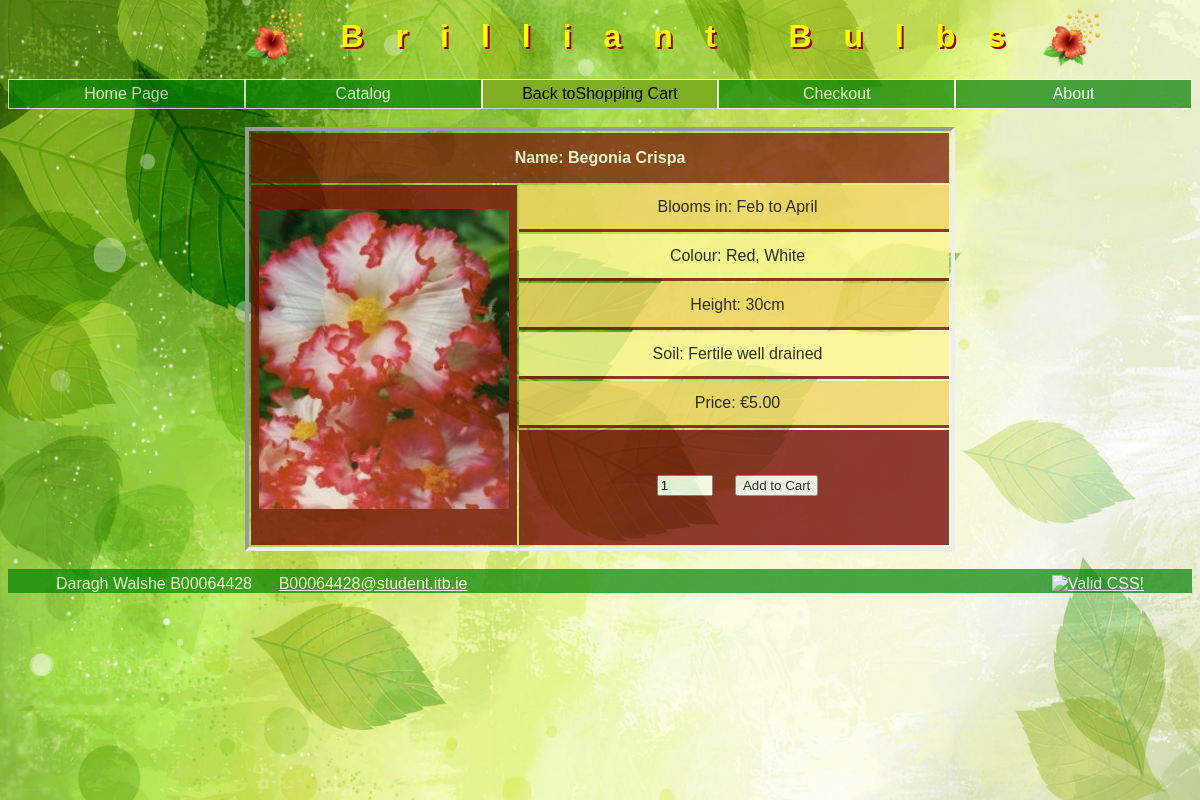
The app's page /detailProduct.php?product_id=b002 with its own data.
### tables this page shows
CREATE TABLE IF NOT EXISTS `products` (
  `product_id` varchar(10) NOT NULL,
  `name` varchar(50) NOT NULL,
  `colour` varchar(30) DEFAULT NULL,
  `blooming` varchar(30) DEFAULT NULL,
  `height` int(8) DEFAULT NULL,
  `soil` varchar(30) DEFAULT NULL,
  `hardiness` varchar(30) DEFAULT NULL,
  `price` decimal(9,2) NOT NULL,
  `image` varchar(30) DEFAULT NULL,
  PRIMARY KEY (`product_id`)
);

### detailProduct.php (the view, shortened to what this page needs)
<?php
	include('include/header.php');
?>
<?php
	$product_id = $_REQUEST['product_id'];
	$query = "select * from products where product_id = '$product_id'";
	$result = @mysql_query( $query )or die( "Could not execute SQL query" );
?>
<?php
	while ($row = mysql_fetch_array( $result) )
	{
?>
			<br>
			<table class="detailTable">
			<tr>
				<th colspan="2">
					<strong>Name:&nbsp;<?php echo $row["name"]; ?> </strong>
				</th>
			</tr>
			<tr<?php oddrow();$counter+=1 ?>>
				<td rowspan="6" id="img_data">
					<img src="images/<?php echo $row["image"];?>" id="adminDetail">
				</td>
				<td>
					Blooms in:&nbsp;<?php echo $row["blooming"]; ?>
				</td>
			</tr>
			<tr<?php oddrow();$counter+=1 ?>>
				<td>
					Colour:&nbsp;<?php echo $row["colour"]; ?>
				</td>
			</tr>
			<tr<?php oddrow();$counter+=1 ?>>
				<td>
					Height:&nbsp;<?php echo $row["height"]; ?>cm
				</td>
			</tr>
			<tr<?php oddrow();$counter+=1 ?>>
				<td>
					Soil:&nbsp;<?php echo $row["soil"]; ?>
				</td>
			</tr>
			<tr<?php oddrow();$counter+=1 ?>>
				<td>
					Price:&nbsp;&euro;<?php echo $row["price"]; ?>
				</td>
			</tr>
			<tr<?php oddrow();$counter+=1 ?>>
			<form>
				<td id="cartRow">
					<input type="number" name="quantity" value="1" min="0" max="99">
					<input type="submit" value="Add to Cart" name="submit">
				</td>
			</form>
			</tr>
<?php
	}
?>
		</table>
	</body>
</html>
<?php
	include('include/footer.php');
?>

### css/catalogNew.css (style rules this page uses)
table { border: 4px inset; margin: 0 auto; width: 95%; }
td { padding-left: 0.5em; }
h1, h2, h3, h4, th, td { text-align: center; }
.oddrow { background-color: #F3D366; opacity: 0.8; }
.evenrow { background-color: #FCF797; opacity: 0.8; }
th { color: white; padding-top: 1em; padding-bottom: 1em; background-color: #740B07; opacity: 0.7; }
.detailTable { width: 60%; }
.detailTable img { width: 250px; height: 300px; }
#img_data { background-color: #740B07; width: 35%; padding: 8px; }
td { border-bottom: 3px solid #740B07; }
#author, #cartRow { color: white; padding-top: 1em; padding-bottom: 1em; background-color: #740B07; }
#adminDetail { padding-bottom: 1.3em; padding-top: 1em; }

### records on screen
products: name "Begonia Crispa", image (picture), blooming "Feb to April", colour "Red, White", height "30", soil "Fertile well drained", price "5.00"

### other values on screen
$back_to "Back to"
